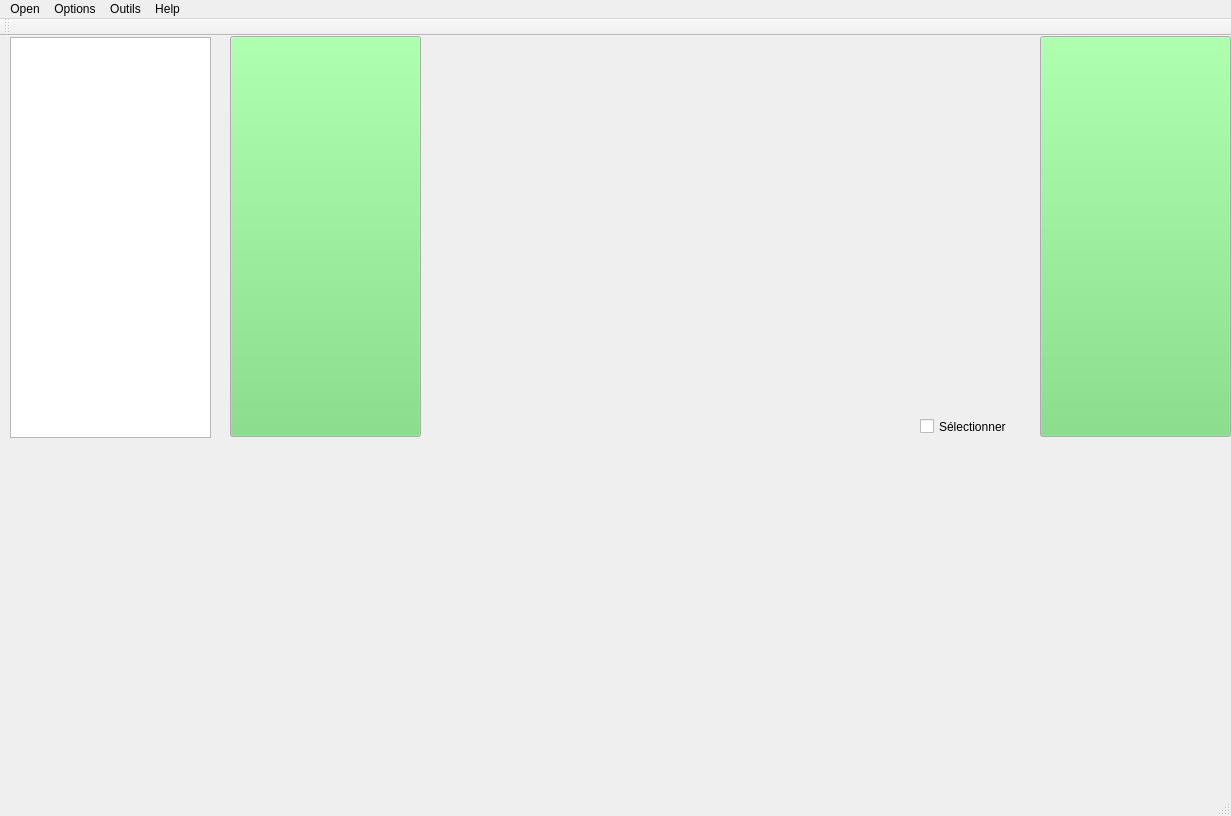
<?xml version="1.0" encoding="UTF-8"?>
<ui version="4.0">
 <class>MainWindow</class>
 <widget class="QMainWindow" name="MainWindow">
  <property name="geometry">
   <rect>
    <x>0</x>
    <y>0</y>
    <width>1231</width>
    <height>816</height>
   </rect>
  </property>
  <property name="palette">
   <palette>
    <active>
     <colorrole role="Button">
      <brush brushstyle="SolidPattern">
       <color alpha="255">
        <red>170</red>
        <green>255</green>
        <blue>127</blue>
       </color>
      </brush>
     </colorrole>
    </active>
    <inactive>
     <colorrole role="Button">
      <brush brushstyle="SolidPattern">
       <color alpha="255">
        <red>170</red>
        <green>255</green>
        <blue>127</blue>
       </color>
      </brush>
     </colorrole>
    </inactive>
    <disabled>
     <colorrole role="Button">
      <brush brushstyle="SolidPattern">
       <color alpha="255">
        <red>170</red>
        <green>255</green>
        <blue>127</blue>
       </color>
      </brush>
     </colorrole>
    </disabled>
   </palette>
  </property>
  <property name="windowTitle">
   <string>MainWindow</string>
  </property>
  <widget class="QWidget" name="centralWidget">
   <property name="palette">
    <palette>
     <active>
      <colorrole role="Button">
       <brush brushstyle="SolidPattern">
        <color alpha="255">
         <red>113</red>
         <green>221</green>
         <blue>116</blue>
        </color>
       </brush>
      </colorrole>
     </active>
     <inactive>
      <colorrole role="Button">
       <brush brushstyle="SolidPattern">
        <color alpha="255">
         <red>113</red>
         <green>221</green>
         <blue>116</blue>
        </color>
       </brush>
      </colorrole>
     </inactive>
     <disabled>
      <colorrole role="Button">
       <brush brushstyle="SolidPattern">
        <color alpha="255">
         <red>113</red>
         <green>221</green>
         <blue>116</blue>
        </color>
       </brush>
      </colorrole>
     </disabled>
    </palette>
   </property>
   <widget class="QPushButton" name="slideleft">
    <property name="geometry">
     <rect>
      <x>230</x>
      <y>0</y>
      <width>191</width>
      <height>401</height>
     </rect>
    </property>
    <property name="text">
     <string/>
    </property>
   </widget>
   <widget class="QPushButton" name="slideright">
    <property name="geometry">
     <rect>
      <x>1040</x>
      <y>0</y>
      <width>191</width>
      <height>401</height>
     </rect>
    </property>
    <property name="text">
     <string/>
    </property>
   </widget>
   <widget class="QTreeView" name="treeView">
    <property name="geometry">
     <rect>
      <x>10</x>
      <y>1</y>
      <width>201</width>
      <height>401</height>
     </rect>
    </property>
    <property name="palette">
     <palette>
      <active>
       <colorrole role="Button">
        <brush brushstyle="SolidPattern">
         <color alpha="255">
          <red>0</red>
          <green>170</green>
          <blue>127</blue>
         </color>
        </brush>
       </colorrole>
      </active>
      <inactive>
       <colorrole role="Button">
        <brush brushstyle="SolidPattern">
         <color alpha="255">
          <red>0</red>
          <green>170</green>
          <blue>127</blue>
         </color>
        </brush>
       </colorrole>
      </inactive>
      <disabled>
       <colorrole role="Button">
        <brush brushstyle="SolidPattern">
         <color alpha="255">
          <red>0</red>
          <green>170</green>
          <blue>127</blue>
         </color>
        </brush>
       </colorrole>
      </disabled>
     </palette>
    </property>
   </widget>
   <widget class="QLabel" name="imagespace">
    <property name="geometry">
     <rect>
      <x>460</x>
      <y>20</y>
      <width>541</width>
      <height>361</height>
     </rect>
    </property>
    <property name="palette">
     <palette>
      <active>
       <colorrole role="Button">
        <brush brushstyle="SolidPattern">
         <color alpha="255">
          <red>85</red>
          <green>170</green>
          <blue>127</blue>
         </color>
        </brush>
       </colorrole>
      </active>
      <inactive>
       <colorrole role="Button">
        <brush brushstyle="SolidPattern">
         <color alpha="255">
          <red>85</red>
          <green>170</green>
          <blue>127</blue>
         </color>
        </brush>
       </colorrole>
      </inactive>
      <disabled>
       <colorrole role="Button">
        <brush brushstyle="SolidPattern">
         <color alpha="255">
          <red>85</red>
          <green>170</green>
          <blue>127</blue>
         </color>
        </brush>
       </colorrole>
      </disabled>
     </palette>
    </property>
    <property name="text">
     <string/>
    </property>
   </widget>
   <widget class="QLabel" name="infosimage">
    <property name="geometry">
     <rect>
      <x>230</x>
      <y>410</y>
      <width>991</width>
      <height>161</height>
     </rect>
    </property>
    <property name="palette">
     <palette>
      <active>
       <colorrole role="Button">
        <brush brushstyle="SolidPattern">
         <color alpha="255">
          <red>85</red>
          <green>170</green>
          <blue>127</blue>
         </color>
        </brush>
       </colorrole>
      </active>
      <inactive>
       <colorrole role="Button">
        <brush brushstyle="SolidPattern">
         <color alpha="255">
          <red>85</red>
          <green>170</green>
          <blue>127</blue>
         </color>
        </brush>
       </colorrole>
      </inactive>
      <disabled>
       <colorrole role="Button">
        <brush brushstyle="SolidPattern">
         <color alpha="255">
          <red>85</red>
          <green>170</green>
          <blue>127</blue>
         </color>
        </brush>
       </colorrole>
      </disabled>
     </palette>
    </property>
    <property name="text">
     <string/>
    </property>
   </widget>
   <widget class="QLabel" name="sliderholder">
    <property name="geometry">
     <rect>
      <x>430</x>
      <y>0</y>
      <width>601</width>
      <height>391</height>
     </rect>
    </property>
    <property name="text">
     <string/>
    </property>
   </widget>
   <widget class="QCheckBox" name="checkBox">
    <property name="geometry">
     <rect>
      <x>920</x>
      <y>380</y>
      <width>101</width>
      <height>21</height>
     </rect>
    </property>
    <property name="text">
     <string>Sélectionner</string>
    </property>
   </widget>
   <zorder>imagespace</zorder>
   <zorder>sliderholder</zorder>
   <zorder>slideleft</zorder>
   <zorder>slideright</zorder>
   <zorder>treeView</zorder>
   <zorder>infosimage</zorder>
   <zorder>checkBox</zorder>
  </widget>
  <widget class="QMenuBar" name="menuBar">
   <property name="geometry">
    <rect>
     <x>0</x>
     <y>0</y>
     <width>1231</width>
     <height>20</height>
    </rect>
   </property>
   <widget class="QMenu" name="menuOptions">
    <property name="title">
     <string>Options</string>
    </property>
    <addaction name="actionExtraction_de_caract_ristiques"/>
    <addaction name="actionMise_en_correspondance"/>
    <addaction name="actionVisualisation_des_points_3D"/>
    <addaction name="actionNuage_de_point_final"/>
    <addaction name="actionReconstruction_3D"/>
   </widget>
   <widget class="QMenu" name="menuOutils">
    <property name="title">
     <string>Outils</string>
    </property>
    <addaction name="actionZoom"/>
    <addaction name="actionZoom_2"/>
   </widget>
   <widget class="QMenu" name="menuHelp">
    <property name="title">
     <string>Help</string>
    </property>
   </widget>
   <widget class="QMenu" name="menuOpen">
    <property name="title">
     <string>Open</string>
    </property>
    <addaction name="actionOpen_folder"/>
   </widget>
   <addaction name="menuOpen"/>
   <addaction name="menuOptions"/>
   <addaction name="menuOutils"/>
   <addaction name="menuHelp"/>
  </widget>
  <widget class="QToolBar" name="mainToolBar">
   <attribute name="toolBarArea">
    <enum>TopToolBarArea</enum>
   </attribute>
   <attribute name="toolBarBreak">
    <bool>false</bool>
   </attribute>
  </widget>
  <widget class="QStatusBar" name="statusBar"/>
  <action name="actionExtraction_de_caract_ristiques">
   <property name="text">
    <string>Extraction de caractéristiques</string>
   </property>
  </action>
  <action name="actionMise_en_correspondance">
   <property name="text">
    <string>Mise en correspondance</string>
   </property>
  </action>
  <action name="actionReconstruction_3D">
   <property name="text">
    <string>Reconstruction 3D</string>
   </property>
  </action>
  <action name="actionZoom">
   <property name="text">
    <string>Zoom +</string>
   </property>
  </action>
  <action name="actionZoom_2">
   <property name="text">
    <string>Zoom - </string>
   </property>
  </action>
  <action name="actionOpen_folder">
   <property name="text">
    <string>Open folder</string>
   </property>
  </action>
  <action name="actionVisualisation_des_points_3D">
   <property name="text">
    <string>Visualisation des points 3D</string>
   </property>
  </action>
  <action name="actionNuage_de_point_final">
   <property name="text">
    <string>Nuage de point final</string>
   </property>
  </action>
 </widget>
 <layoutdefault spacing="6" margin="11"/>
 <resources/>
 <connections/>
</ui>
